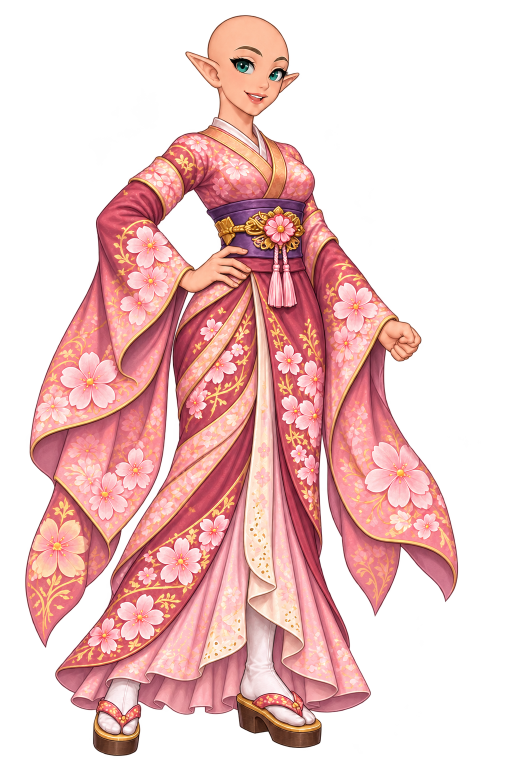
#> input picture wings-of-wonder/scripts/art-source/fitting-control/painted/pearl.png, 1024 x 1536 px, given in place of pearl.webp, which was not available (shown at 1/2 size)
$ python build-topup-art.py
#> lines starting #> are read from the running program, lines starting #| are printed output that depends on the picture
#!/usr/bin/env python3
"""Prism Bazaar art (2026-11-27): Moon Pearl icon, seven prism piles, three Triple Treat caches, the store banner.
Sources (image model) in scripts/art-source/topup/; output in src/assets/generated/ at full quality."""
from pathlib import Path
from PIL import Image
ROOT = Path(__file__).resolve().parent.parent
SRC, OUT = ROOT / 'scripts/art-source/topup', ROOT / 'src/assets/generated'

def trimmed(path, size):
#> called with size = 256
    im = Image.open(path).convert('RGBA')
#> im is the input picture: PIL image 1024x1536 RGBA; mean R, G, B, A 140.7, 87.3, 84.7, 117.7
    box = im.getchannel('A').point(lambda a: 255 if a > 12 else 0).getbbox() or (0, 0, *im.size)
#> box = (50, 30, 917, 1513)
    im = im.crop(box); w, h = im.size; side = int(max(w, h) * 1.08)
#> after `im = im.crop(box)`:
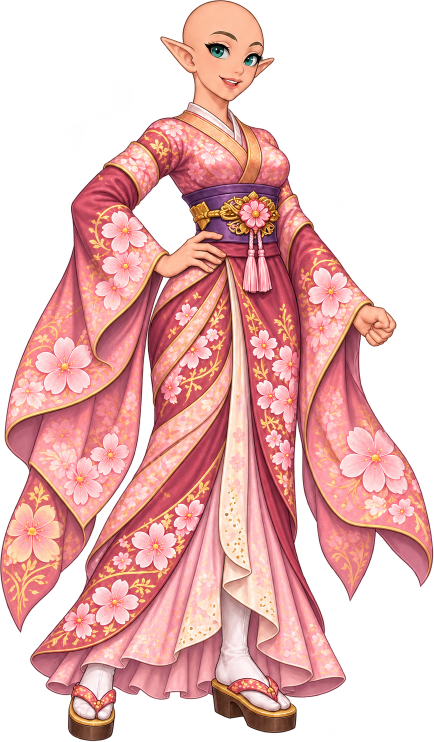
#> im: PIL image 867x1483 RGBA (shown at 1/2 size); mean R, G, B, A 161.4, 100.7, 97.9, 144; transparent parts drawn white
#> after `w, h = im.size`: w = 867; h = 1483
#> after `side = int(max(w, h) * 1.08)`: side = 1601
    sq = Image.new('RGBA', (side, side), (0, 0, 0, 0)); sq.paste(im, ((side - w) // 2, (side - h) // 2))
#> after `sq = Image.new('RGBA', (side, side), (0, 0, 0, 0))`: sq: PIL image 1601x1601 RGBA; every value is 0
#> after `sq.paste(im, ((side - w) // 2, (side - h) // 2))`:
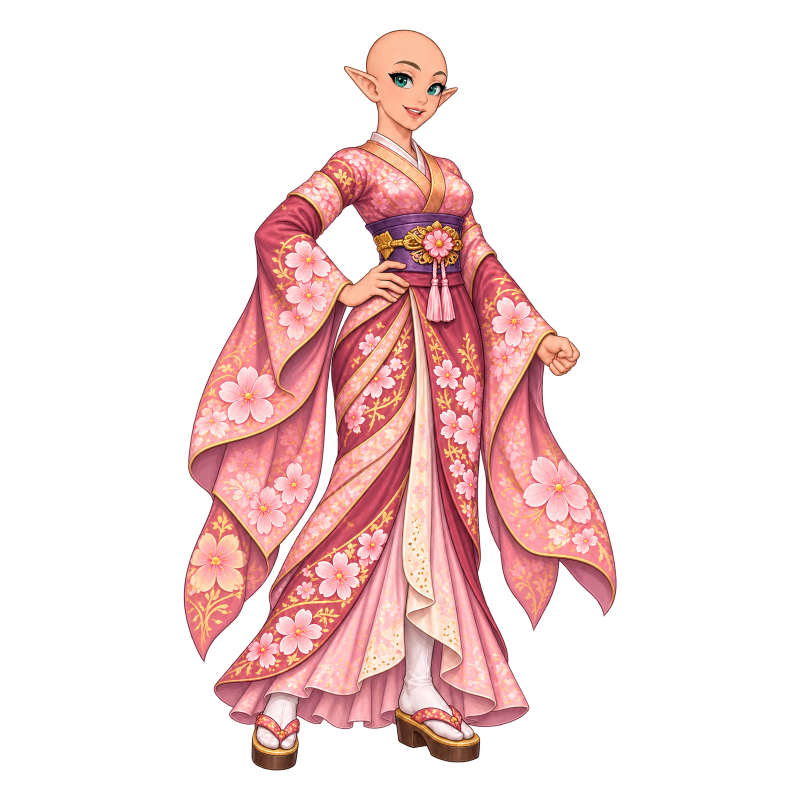
#> sq: PIL image 1601x1601 RGBA (shown at 1/2 size); mean R, G, B, A 80.9, 50.5, 49.1, 72.2; transparent parts drawn white
    return sq.resize((size, size), Image.LANCZOS)
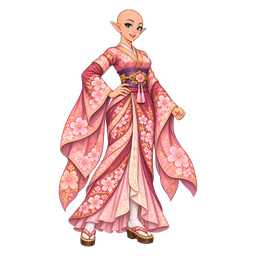
#> returned value: PIL image 256x256 RGBA; mean R, G, B, A 65.5, 41.5, 40.6, 72.3; transparent parts drawn white

def save(im, name, q=95):
#> called with name = 'ui-pearl', q = 95
    im.save(OUT / f'{name}.webp', quality=q, method=6); print(name, im.size)
#| ui-pearl (256, 256)

save(trimmed(SRC / 'pearl.webp', 256), 'ui-pearl')
for i in range(1, 8): save(trimmed(SRC / f'p{i}.webp', 512), f'topup-pile-{i}')
#> (the run stopped early here; a loop or call above may not have finished)

$ run again, with wings-of-wonder/scripts/art-source/fitting-control/painted/galaxy.png copied over wings-of-wonder/scripts/art-source/fitting-control/painted/pearl.png
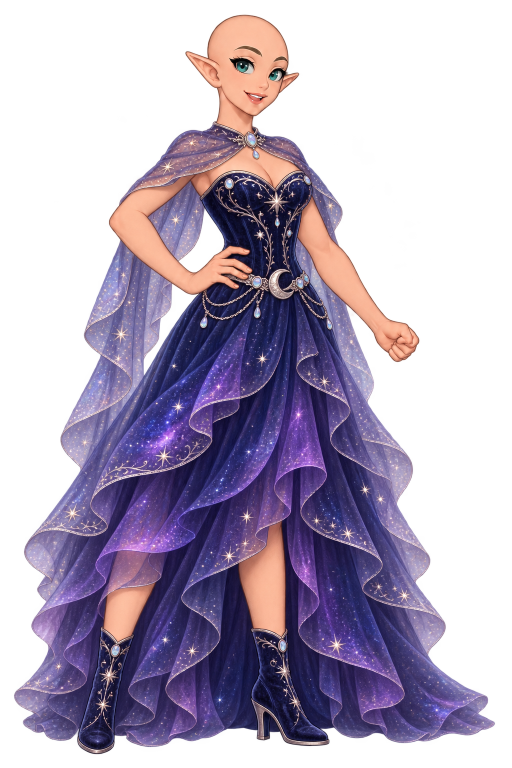
#> input picture wings-of-wonder/scripts/art-source/fitting-control/painted/galaxy.png, 1024 x 1536 px, given in place of pearl.webp, which was not available (shown at 1/2 size)
#> in trimmed, im is the input picture: PIL image 1024x1536 RGBA; mean R, G, B, A 81.9, 66.4, 91.9, 127.2
#> box = (27, 29, 991, 1509)
#> in trimmed, `im = im.crop(box)`:
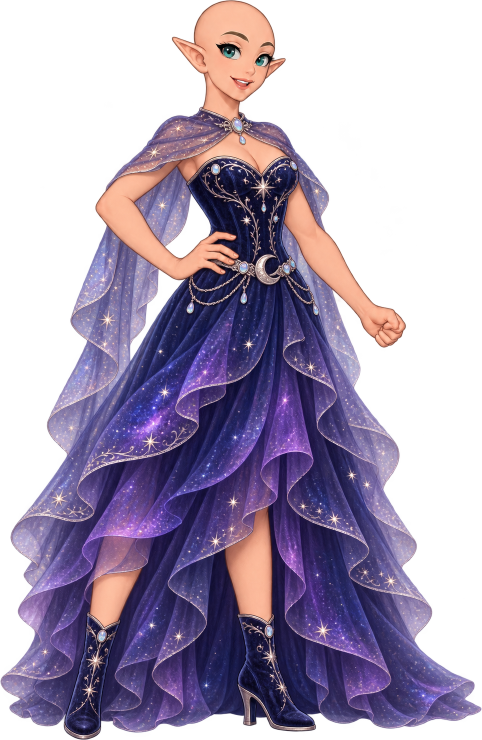
#> im: PIL image 964x1480 RGBA (shown at 1/2 size); mean R, G, B, A 85.3, 68.9, 95.9, 140.2; transparent parts drawn white
#> sq: PIL image 1598x1598 RGBA; every value is 0
#> in trimmed, `return sq.resize((size, size), Image.LANCZOS)`:
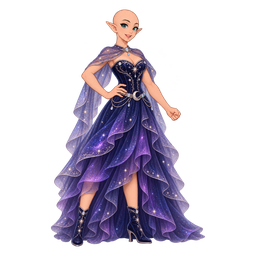
#> returned value: PIL image 256x256 RGBA; mean R, G, B, A 35.3, 28.5, 41.9, 78.4; transparent parts drawn white
#| ui-pearl (256, 256)

$ run again, with wings-of-wonder/scripts/art-source/fitting-control/painted/sunflower.png copied over wings-of-wonder/scripts/art-source/fitting-control/painted/pearl.png
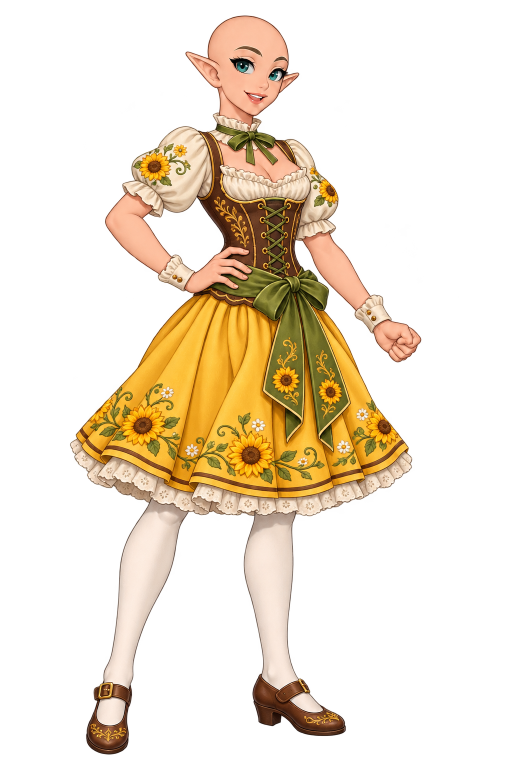
#> input picture wings-of-wonder/scripts/art-source/fitting-control/painted/sunflower.png, 1024 x 1536 px, given in place of pearl.webp, which was not available (shown at 1/2 size)
#> in trimmed, im is the input picture: PIL image 1024x1536 RGBA; mean R, G, B, A 99.5, 77.9, 52.1, 71.5
#> box = (139, 31, 843, 1509)
#> in trimmed, `im = im.crop(box)`:
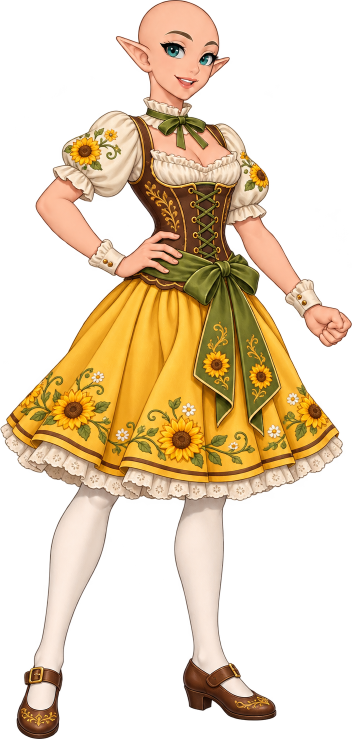
#> im: PIL image 704x1478 RGBA (shown at 1/2 size); mean R, G, B, A 139.7, 109.9, 73.4, 108.1; transparent parts drawn white
#> sq: PIL image 1596x1596 RGBA; every value is 0
#> in trimmed, `return sq.resize((size, size), Image.LANCZOS)`:
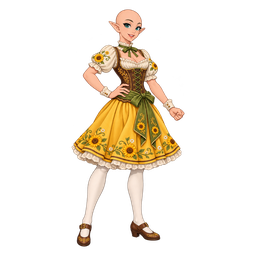
#> returned value: PIL image 256x256 RGBA; mean R, G, B, A 37.9, 29.6, 18.1, 44.2; transparent parts drawn white
#| ui-pearl (256, 256)

$ run again, with wings-of-wonder/scripts/art-source/fitting-control/painted/sunweave.png copied over wings-of-wonder/scripts/art-source/fitting-control/painted/pearl.png
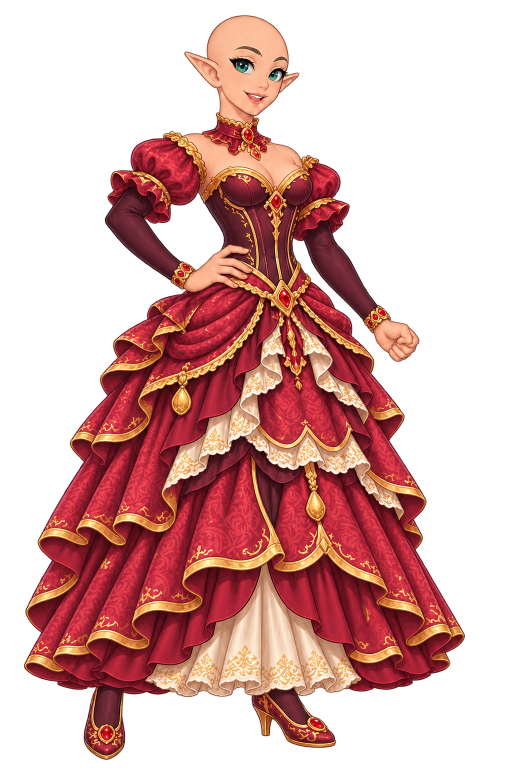
#> input picture wings-of-wonder/scripts/art-source/fitting-control/painted/sunweave.png, 1024 x 1536 px, given in place of pearl.webp, which was not available (shown at 1/2 size)
#> in trimmed, im is the input picture: PIL image 1024x1536 RGBA; mean R, G, B, A 109.1, 49.4, 43.8, 114.4
#> box = (47, 30, 930, 1520)
#> in trimmed, `im = im.crop(box)`:
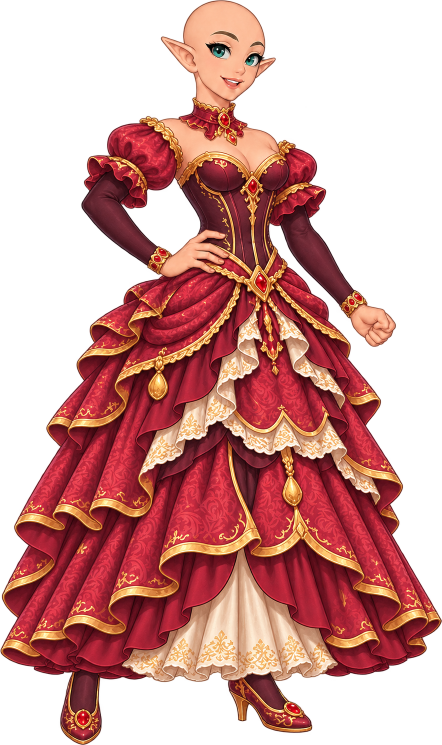
#> im: PIL image 883x1490 RGBA (shown at 1/2 size); mean R, G, B, A 123.8, 56.1, 50.1, 136.8; transparent parts drawn white
#> sq: PIL image 1609x1609 RGBA; every value is 0
#> in trimmed, `return sq.resize((size, size), Image.LANCZOS)`:
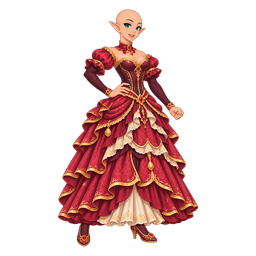
#> returned value: PIL image 256x256 RGBA; mean R, G, B, A 49.2, 22.2, 20.1, 69.6; transparent parts drawn white
#| ui-pearl (256, 256)
